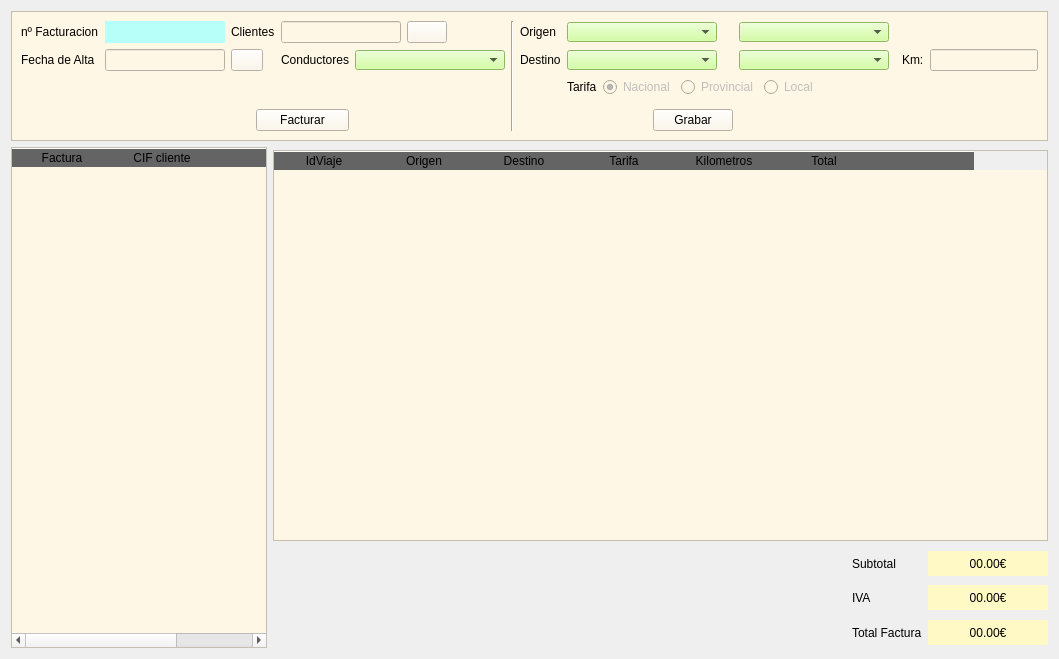
      <widget class="QWidget" name="tab">
       <attribute name="title">
        <string>FACTURACION</string>
       </attribute>
       <layout class="QGridLayout" name="gridLayout_7">
        <item row="0" column="0" colspan="4">
         <widget class="QFrame" name="frame_2">
          <property name="styleSheet">
           <string notr="true">background-color: 
rgb(255, 247, 229)</string>
          </property>
          <property name="frameShape">
           <enum>QFrame::StyledPanel</enum>
          </property>
          <property name="frameShadow">
           <enum>QFrame::Raised</enum>
          </property>
          <layout class="QGridLayout" name="gridLayout_6">
           <item row="0" column="0">
            <widget class="QLabel" name="lblfacturacion">
             <property name="text">
              <string>nº Facturacion</string>
             </property>
            </widget>
           </item>
           <item row="0" column="1">
            <widget class="QLabel" name="lblcodfacturacion">
             <property name="styleSheet">
              <string notr="true">background-color:rgb(183, 255, 249)</string>
             </property>
             <property name="text">
              <string/>
             </property>
             <property name="alignment">
              <set>Qt::AlignCenter</set>
             </property>
            </widget>
           </item>
           <item row="0" column="2" colspan="2">
            <widget class="QLabel" name="labelClientes">
             <property name="text">
              <string>Clientes</string>
             </property>
            </widget>
           </item>
           <item row="0" column="4" colspan="2">
            <widget class="QLineEdit" name="txtcifcli">
             <property name="minimumSize">
              <size>
               <width>120</width>
               <height>20</height>
              </size>
             </property>
             <property name="alignment">
              <set>Qt::AlignCenter</set>
             </property>
            </widget>
           </item>
           <item row="0" column="6">
            <widget class="QPushButton" name="btnBuscar3">
             <property name="text">
              <string/>
             </property>
             <property name="icon">
              <iconset>
               <normaloff>../img/lupaper.ico</normaloff>../img/lupaper.ico</iconset>
             </property>
             <property name="iconSize">
              <size>
               <width>15</width>
               <height>15</height>
              </size>
             </property>
            </widget>
           </item>
           <item row="0" column="7">
            <spacer name="horizontalSpacer">
             <property name="orientation">
              <enum>Qt::Horizontal</enum>
             </property>
             <property name="sizeHint" stdset="0">
              <size>
               <width>45</width>
               <height>20</height>
              </size>
             </property>
            </spacer>
           </item>
           <item row="0" column="8" rowspan="5">
            <widget class="Line" name="line">
             <property name="orientation">
              <enum>Qt::Vertical</enum>
             </property>
            </widget>
           </item>
           <item row="0" column="9">
            <widget class="QLabel" name="labelorigen">
             <property name="text">
              <string>Origen</string>
             </property>
            </widget>
           </item>
           <item row="0" column="10" colspan="2">
            <widget class="QComboBox" name="cmbProbVentas">
             <property name="minimumSize">
              <size>
               <width>150</width>
               <height>20</height>
              </size>
             </property>
             <property name="maximumSize">
              <size>
               <width>150</width>
               <height>20</height>
              </size>
             </property>
             <property name="styleSheet">
              <string notr="true">background-color:
rgb(199, 255, 139)</string>
             </property>
            </widget>
           </item>
           <item row="0" column="12" colspan="2">
            <widget class="QComboBox" name="cmbMuniVentas">
             <property name="minimumSize">
              <size>
               <width>150</width>
               <height>20</height>
              </size>
             </property>
             <property name="maximumSize">
              <size>
               <width>150</width>
               <height>20</height>
              </size>
             </property>
             <property name="styleSheet">
              <string notr="true">background-color:
rgb(199, 255, 139)</string>
             </property>
            </widget>
           </item>
           <item row="0" column="14" colspan="2">
            <spacer name="horizontalSpacer_2">
             <property name="orientation">
              <enum>Qt::Horizontal</enum>
             </property>
             <property name="sizeHint" stdset="0">
              <size>
               <width>124</width>
               <height>20</height>
              </size>
             </property>
            </spacer>
           </item>
           <item row="1" column="0">
            <widget class="QLabel" name="lblfecha">
             <property name="minimumSize">
              <size>
               <width>50</width>
               <height>20</height>
              </size>
             </property>
             <property name="text">
              <string>Fecha de Alta</string>
             </property>
            </widget>
           </item>
           <item row="1" column="1">
            <widget class="QLineEdit" name="txtfechafact">
             <property name="minimumSize">
              <size>
               <width>120</width>
               <height>20</height>
              </size>
             </property>
             <property name="alignment">
              <set>Qt::AlignCenter</set>
             </property>
            </widget>
           </item>
           <item row="1" column="2" colspan="2">
            <widget class="QPushButton" name="btnCalendariofact">
             <property name="maximumSize">
              <size>
               <width>32</width>
               <height>23</height>
              </size>
             </property>
             <property name="text">
              <string/>
             </property>
             <property name="icon">
              <iconset>
               <normaloff>../img/calendarday_January_month_calendari_1584.ico</normaloff>../img/calendarday_January_month_calendari_1584.ico</iconset>
             </property>
            </widget>
           </item>
           <item row="1" column="4">
            <widget class="QLabel" name="lblcond">
             <property name="text">
              <string>Conductores</string>
             </property>
            </widget>
           </item>
           <item row="1" column="5" colspan="3">
            <widget class="QComboBox" name="cmbCond">
             <property name="minimumSize">
              <size>
               <width>150</width>
               <height>20</height>
              </size>
             </property>
             <property name="maximumSize">
              <size>
               <width>150</width>
               <height>20</height>
              </size>
             </property>
             <property name="styleSheet">
              <string notr="true">background-color:
rgb(199, 255, 139)</string>
             </property>
            </widget>
           </item>
           <item row="1" column="9">
            <widget class="QLabel" name="labelorigen_2">
             <property name="text">
              <string>Destino</string>
             </property>
            </widget>
           </item>
           <item row="1" column="10" colspan="2">
            <widget class="QComboBox" name="cmbProbVentas2">
             <property name="minimumSize">
              <size>
               <width>150</width>
               <height>20</height>
              </size>
             </property>
             <property name="maximumSize">
              <size>
               <width>150</width>
               <height>20</height>
              </size>
             </property>
             <property name="styleSheet">
              <string notr="true">background-color:
rgb(199, 255, 139)</string>
             </property>
            </widget>
           </item>
           <item row="1" column="12" colspan="2">
            <widget class="QComboBox" name="cmbMuniVentas2">
             <property name="minimumSize">
              <size>
               <width>150</width>
               <height>20</height>
              </size>
             </property>
             <property name="maximumSize">
              <size>
               <width>150</width>
               <height>20</height>
              </size>
             </property>
             <property name="styleSheet">
              <string notr="true">background-color:
rgb(199, 255, 139)</string>
             </property>
            </widget>
           </item>
           <item row="1" column="14">
            <widget class="QLabel" name="labelClientes_2">
             <property name="text">
              <string>Km:</string>
             </property>
            </widget>
           </item>
           <item row="1" column="15">
            <widget class="QLineEdit" name="txtkm">
             <property name="minimumSize">
              <size>
               <width>0</width>
               <height>0</height>
              </size>
             </property>
             <property name="alignment">
              <set>Qt::AlignCenter</set>
             </property>
            </widget>
           </item>
           <item row="2" column="4" rowspan="2">
            <spacer name="verticalSpacer_3">
             <property name="orientation">
              <enum>Qt::Vertical</enum>
             </property>
             <property name="sizeHint" stdset="0">
              <size>
               <width>20</width>
               <height>22</height>
              </size>
             </property>
            </spacer>
           </item>
           <item row="2" column="10" colspan="3">
            <layout class="QHBoxLayout" name="horizontalLayout_5">
             <item>
              <widget class="QLabel" name="lblTarifa">
               <property name="text">
                <string>Tarifa</string>
               </property>
              </widget>
             </item>
             <item>
              <widget class="QRadioButton" name="rbtNacional">
               <property name="enabled">
                <bool>false</bool>
               </property>
               <property name="text">
                <string>Nacional</string>
               </property>
               <property name="checked">
                <bool>true</bool>
               </property>
              </widget>
             </item>
             <item>
              <widget class="QRadioButton" name="rbtProvincial">
               <property name="enabled">
                <bool>false</bool>
               </property>
               <property name="text">
                <string>Provincial</string>
               </property>
               <property name="checked">
                <bool>false</bool>
               </property>
              </widget>
             </item>
             <item>
              <widget class="QRadioButton" name="rbtLocal">
               <property name="enabled">
                <bool>false</bool>
               </property>
               <property name="text">
                <string>Local</string>
               </property>
              </widget>
             </item>
            </layout>
           </item>
           <item row="3" column="5" rowspan="2" colspan="3">
            <spacer name="horizontalSpacer_8">
             <property name="orientation">
              <enum>Qt::Horizontal</enum>
             </property>
             <property name="sizeHint" stdset="0">
              <size>
               <width>147</width>
               <height>20</height>
              </size>
             </property>
            </spacer>
           </item>
           <item row="4" column="0" colspan="3">
            <spacer name="horizontalSpacer_5">
             <property name="orientation">
              <enum>Qt::Horizontal</enum>
             </property>
             <property name="sizeHint" stdset="0">
              <size>
               <width>215</width>
               <height>17</height>
              </size>
             </property>
            </spacer>
           </item>
           <item row="4" column="3" colspan="2">
            <widget class="QPushButton" name="btnFactura">
             <property name="text">
              <string>Facturar</string>
             </property>
            </widget>
           </item>
           <item row="4" column="9" colspan="2">
            <spacer name="horizontalSpacer_19">
             <property name="orientation">
              <enum>Qt::Horizontal</enum>
             </property>
             <property name="sizeHint" stdset="0">
              <size>
               <width>111</width>
               <height>20</height>
              </size>
             </property>
            </spacer>
           </item>
           <item row="4" column="11">
            <widget class="QPushButton" name="btngrabar">
             <property name="text">
              <string>Grabar</string>
             </property>
            </widget>
           </item>
           <item row="4" column="13" colspan="3">
            <spacer name="horizontalSpacer_24">
             <property name="orientation">
              <enum>Qt::Horizontal</enum>
             </property>
             <property name="sizeHint" stdset="0">
              <size>
               <width>202</width>
               <height>20</height>
              </size>
             </property>
            </spacer>
           </item>
          </layout>
         </widget>
        </item>
        <item row="1" column="0" rowspan="4">
         <widget class="QTableWidget" name="tablaFacturas">
          <property name="minimumSize">
           <size>
            <width>30</width>
            <height>501</height>
           </size>
          </property>
          <property name="maximumSize">
           <size>
            <width>256</width>
            <height>16777215</height>
           </size>
          </property>
          <property name="styleSheet">
           <string notr="true">QHeaderView::section:horizontal
{
border-top: 1px solid #ffffff;
color:'white';
font: 11pt &quot;Arial&quot;;
background-color: 
rgb(100, 100, 100)
}
QTableView{
background-color: 
rgb(255, 247, 229)
}
</string>
          </property>
          <property name="editTriggers">
           <set>QAbstractItemView::NoEditTriggers</set>
          </property>
          <property name="selectionBehavior">
           <enum>QAbstractItemView::SelectRows</enum>
          </property>
          <property name="gridStyle">
           <enum>Qt::SolidLine</enum>
          </property>
          <attribute name="verticalHeaderVisible">
           <bool>false</bool>
          </attribute>
          <column>
           <property name="text">
            <string>Factura</string>
           </property>
          </column>
          <column>
           <property name="text">
            <string>CIF cliente</string>
           </property>
          </column>
          <column>
           <property name="text">
            <string/>
           </property>
          </column>
         </widget>
        </item>
        <item row="1" column="1" colspan="3">
         <widget class="QTableWidget" name="tabViajes">
          <property name="minimumSize">
           <size>
            <width>721</width>
            <height>386</height>
           </size>
          </property>
          <property name="maximumSize">
           <size>
            <width>16777215</width>
            <height>391</height>
           </size>
          </property>
          <property name="styleSheet">
           <string notr="true">QHeaderView::section:horizontal
{
border-top: 1px solid #ffffff;
color:'white';
font: 11pt &quot;Arial&quot;;
background-color: 
rgb(100, 100, 100)
}
QTableView{
background-color: 
rgb(255, 247, 229)
}
QTableWidget::item:selected {
    background-color: rgb(255, 241, 150);
color:'black';
}</string>
          </property>
          <property name="editTriggers">
           <set>QAbstractItemView::NoEditTriggers</set>
          </property>
          <property name="selectionBehavior">
           <enum>QAbstractItemView::SelectRows</enum>
          </property>
          <attribute name="verticalHeaderVisible">
           <bool>false</bool>
          </attribute>
          <column>
           <property name="text">
            <string>IdViaje</string>
           </property>
          </column>
          <column>
           <property name="text">
            <string>Origen</string>
           </property>
          </column>
          <column>
           <property name="text">
            <string>Destino</string>
           </property>
          </column>
          <column>
           <property name="text">
            <string>Tarifa</string>
           </property>
          </column>
          <column>
           <property name="text">
            <string>Kilometros</string>
           </property>
          </column>
          <column>
           <property name="text">
            <string>Total</string>
           </property>
          </column>
          <column>
           <property name="text">
            <string/>
           </property>
          </column>
         </widget>
        </item>
        <item row="2" column="1">
         <spacer name="horizontalSpacer_25">
          <property name="orientation">
           <enum>Qt::Horizontal</enum>
          </property>
          <property name="sizeHint" stdset="0">
           <size>
            <width>544</width>
            <height>20</height>
           </size>
          </property>
         </spacer>
        </item>
        <item row="2" column="2">
         <widget class="QLabel" name="lblfacturacion_2">
          <property name="text">
           <string>Subtotal</string>
          </property>
         </widget>
        </item>
        <item row="2" column="3">
         <widget class="QLabel" name="lblsubtotal">
          <property name="minimumSize">
           <size>
            <width>120</width>
            <height>10</height>
           </size>
          </property>
          <property name="maximumSize">
           <size>
            <width>16777215</width>
            <height>25</height>
           </size>
          </property>
          <property name="styleSheet">
           <string notr="true">background-color:rgb(255, 249, 198)</string>
          </property>
          <property name="text">
           <string>00.00€</string>
          </property>
          <property name="alignment">
           <set>Qt::AlignCenter</set>
          </property>
         </widget>
        </item>
        <item row="3" column="1">
         <spacer name="horizontalSpacer_26">
          <property name="orientation">
           <enum>Qt::Horizontal</enum>
          </property>
          <property name="sizeHint" stdset="0">
           <size>
            <width>544</width>
            <height>20</height>
           </size>
          </property>
         </spacer>
        </item>
        <item row="3" column="2">
         <widget class="QLabel" name="lblfacturacion_3">
          <property name="text">
           <string>IVA</string>
          </property>
         </widget>
        </item>
        <item row="3" column="3">
         <widget class="QLabel" name="lbliva">
          <property name="minimumSize">
           <size>
            <width>120</width>
            <height>0</height>
           </size>
          </property>
          <property name="maximumSize">
           <size>
            <width>16777215</width>
            <height>25</height>
           </size>
          </property>
          <property name="styleSheet">
           <string notr="true">background-color:rgb(255, 249, 198)</string>
          </property>
          <property name="text">
           <string>00.00€</string>
          </property>
          <property name="alignment">
           <set>Qt::AlignCenter</set>
          </property>
         </widget>
        </item>
        <item row="4" column="1">
         <spacer name="horizontalSpacer_27">
          <property name="orientation">
           <enum>Qt::Horizontal</enum>
          </property>
          <property name="sizeHint" stdset="0">
           <size>
            <width>544</width>
            <height>20</height>
           </size>
          </property>
         </spacer>
        </item>
        <item row="4" column="2">
         <widget class="QLabel" name="lblfacturacion_4">
          <property name="text">
           <string>Total Factura</string>
          </property>
         </widget>
        </item>
        <item row="4" column="3">
         <widget class="QLabel" name="lbltotalfactura">
          <property name="minimumSize">
           <size>
            <width>120</width>
            <height>0</height>
           </size>
          </property>
          <property name="maximumSize">
           <size>
            <width>16777215</width>
            <height>25</height>
           </size>
          </property>
          <property name="styleSheet">
           <string notr="true">background-color:rgb(255, 249, 198)</string>
          </property>
          <property name="text">
           <string>00.00€</string>
          </property>
          <property name="alignment">
           <set>Qt::AlignCenter</set>
          </property>
         </widget>
        </item>
       </layout>
      </widget>
